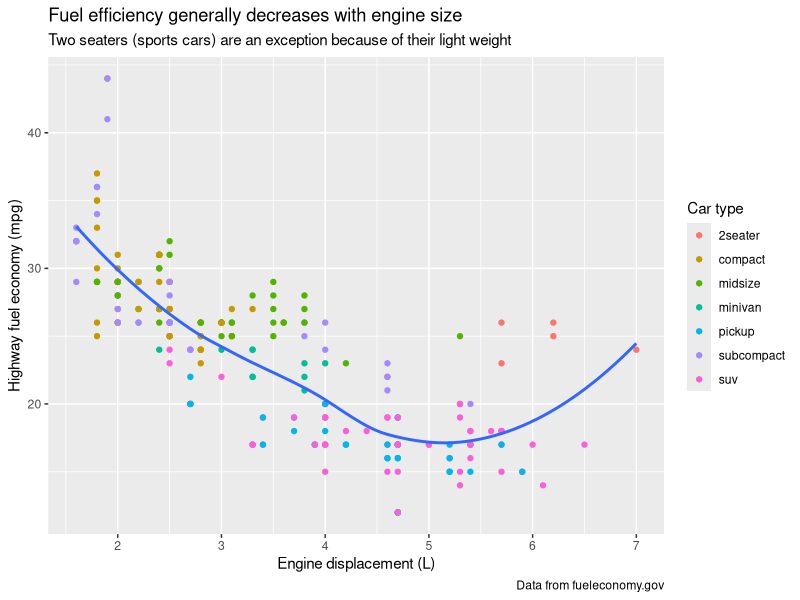
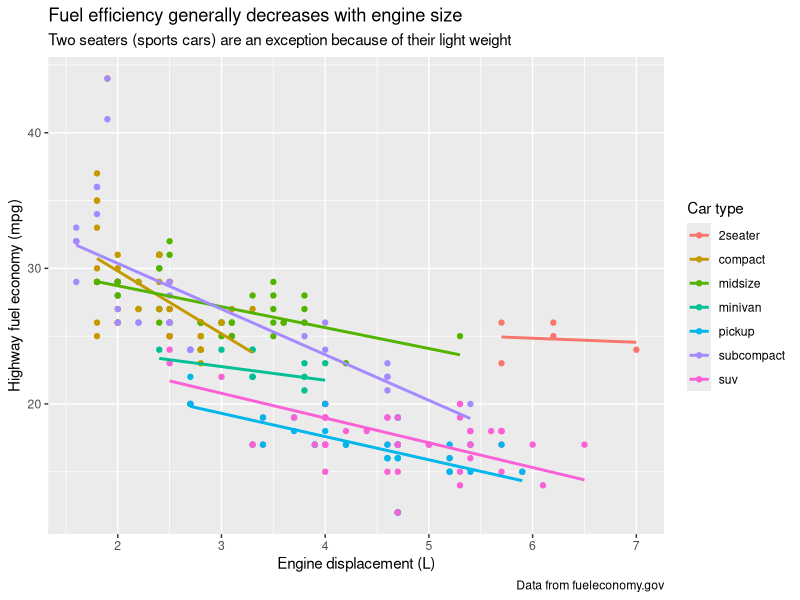

Here is the R script that generated these plots, in order: (Note: this script raises an error after producing the figures.)
## ---- chunk 1
library(tidyverse)
## ---- chunk 2
ggplot(mpg, aes(displ, hwy)) +
  geom_point(aes(colour = class)) +
  geom_smooth(se = FALSE) +
  labs(
    title = "Fuel efficiency generally decreases with engine size",
    subtitle = "Two seaters (sports cars) are an exception because of their light weight",
    caption = "Data from fueleconomy.gov",
    x = "Engine displacement (L)",
    y = "Highway fuel economy (mpg)",
    colour = "Car type"
  )
## ---- chunk 3
ggplot(mpg, aes(displ, hwy, colour = class)) +        # ADD: `colour = class` for multiple lines
  geom_point(aes(colour = class)) +
  geom_smooth(method = "lm", se = FALSE) +            # ADD: `method = "lm"` for straight lines
  labs(
    title = "Fuel efficiency generally decreases with engine size",
    subtitle = "Two seaters (sports cars) are an exception because of their light weight",
    caption = "Data from fueleconomy.gov",
    x = "Engine displacement (L)",
    y = "Highway fuel economy (mpg)",
    colour = "Car type"
  )
## ---- chunk 4
mod <- lm(hwy ~ class, data = mpg)
mpg %>%
  add_residuals(mod) %>%
  ggplot(aes(displ, resid)) +
  geom_point() +
  geom_smooth(method = "lm", se = FALSE) +
  labs(
    title = "Fuel efficiency decreases with engine size",
    subtitle = "Highway MPG for Cars After Subtracing Mean MPG of their Class",
    caption = "Data from fueleconomy.gov",
    x = "Highway MPG Relative to Class",
    y = "Engine Displacement"
  )
## ---- chunk 5
ggplot(df, aes(x, y)) +
  geom_hex() +
  scale_colour_gradient(low = "white", high = "red") +
  coord_fixed()
## ---- chunk 6
ggplot(diamonds, aes(carat, price)) +
  geom_point(aes(colour = cut), alpha = 1/20)
